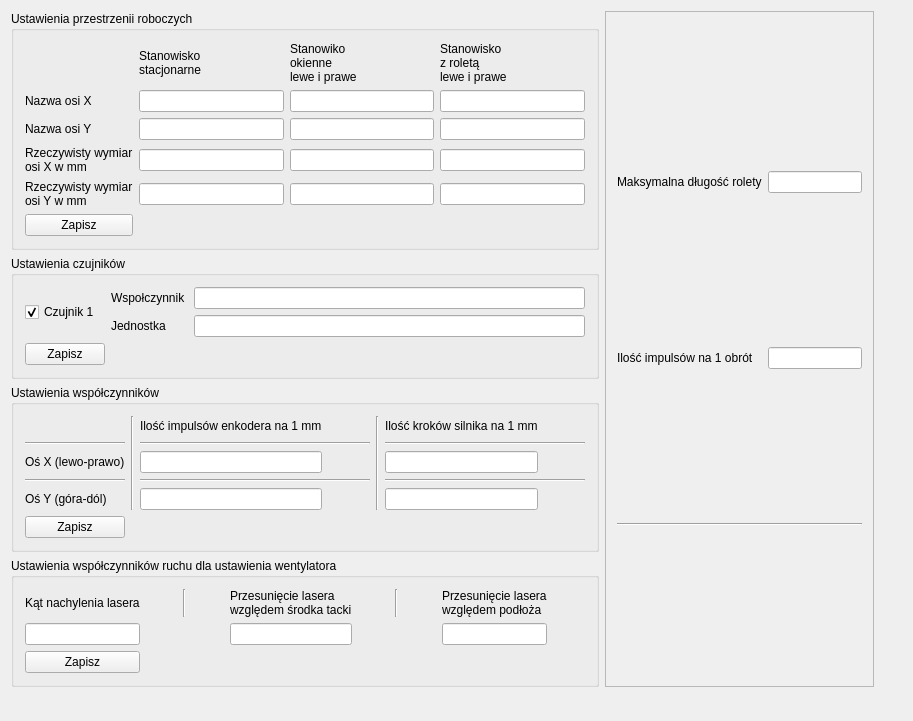
<?xml version="1.0" encoding="UTF-8"?>
<ui version="4.0">
 <class>MainWindow</class>
 <widget class="QMainWindow" name="MainWindow">
  <property name="geometry">
   <rect>
    <x>0</x>
    <y>0</y>
    <width>913</width>
    <height>721</height>
   </rect>
  </property>
  <property name="windowTitle">
   <string>Program serwisowy do kontrolera</string>
  </property>
  <widget class="QWidget" name="centralWidget">
   <layout class="QGridLayout" name="gridLayout_2">
    <item row="0" column="1" rowspan="4">
     <widget class="QScrollArea" name="scrollArea">
      <property name="widgetResizable">
       <bool>true</bool>
      </property>
      <widget class="QWidget" name="scrollAreaWidgetContents">
       <property name="geometry">
        <rect>
         <x>0</x>
         <y>0</y>
         <width>255</width>
         <height>695</height>
        </rect>
       </property>
       <layout class="QGridLayout" name="gridLayout_3">
        <item row="0" column="1">
         <widget class="QLineEdit" name="dlugoscRolety"/>
        </item>
        <item row="0" column="0">
         <widget class="QLabel" name="ldlugoscrolety">
          <property name="text">
           <string>Maksymalna długość rolety</string>
          </property>
         </widget>
        </item>
        <item row="1" column="0">
         <widget class="QLabel" name="limpuslyrolety">
          <property name="text">
           <string>Ilość impulsów na 1 obrót</string>
          </property>
         </widget>
        </item>
        <item row="1" column="1">
         <widget class="QLineEdit" name="roletaImpObrot"/>
        </item>
        <item row="2" column="0" colspan="2">
         <widget class="Line" name="line">
          <property name="orientation">
           <enum>Qt::Horizontal</enum>
          </property>
         </widget>
        </item>
       </layout>
      </widget>
     </widget>
    </item>
    <item row="1" column="0">
     <widget class="QGroupBox" name="groupBox">
      <property name="title">
       <string>Ustawienia czujników</string>
      </property>
      <property name="flat">
       <bool>false</bool>
      </property>
      <layout class="QGridLayout" name="gridLayoutCzujniki">
       <item row="0" column="0" rowspan="2">
        <widget class="QCheckBox" name="cbcz1">
         <property name="text">
          <string>Czujnik 1</string>
         </property>
         <property name="checked">
          <bool>true</bool>
         </property>
        </widget>
       </item>
       <item row="0" column="1">
        <widget class="QLabel" name="lratio1">
         <property name="text">
          <string>Wspołczynnik </string>
         </property>
        </widget>
       </item>
       <item row="0" column="2">
        <widget class="QLineEdit" name="ecz1ratio">
         <property name="text">
          <string/>
         </property>
        </widget>
       </item>
       <item row="1" column="1">
        <widget class="QLabel" name="lunit1">
         <property name="text">
          <string>Jednostka</string>
         </property>
        </widget>
       </item>
       <item row="1" column="2">
        <widget class="QLineEdit" name="ecz1unit">
         <property name="text">
          <string/>
         </property>
         <property name="maxLength">
          <number>10</number>
         </property>
        </widget>
       </item>
       <item row="2" column="0">
        <widget class="QPushButton" name="pbSaveRadioCzujnik">
         <property name="text">
          <string>Zapisz</string>
         </property>
        </widget>
       </item>
      </layout>
     </widget>
    </item>
    <item row="3" column="0">
     <widget class="QGroupBox" name="groupBoxWentylator">
      <property name="title">
       <string>Ustawienia współczynników ruchu dla ustawienia wentylatora</string>
      </property>
      <layout class="QGridLayout" name="gridLayoutWenty">
       <item row="0" column="0">
        <widget class="QLabel" name="lwiatrakkat">
         <property name="text">
          <string>Kąt nachylenia lasera</string>
         </property>
        </widget>
       </item>
       <item row="0" column="1">
        <spacer name="horizontalSpacerWentylator_1">
         <property name="orientation">
          <enum>Qt::Horizontal</enum>
         </property>
         <property name="sizeHint" stdset="0">
          <size>
           <width>40</width>
           <height>20</height>
          </size>
         </property>
        </spacer>
       </item>
       <item row="0" column="2">
        <widget class="Line" name="linewentylator_1">
         <property name="orientation">
          <enum>Qt::Vertical</enum>
         </property>
        </widget>
       </item>
       <item row="0" column="3">
        <spacer name="horizontalSpacerWentylator_2">
         <property name="orientation">
          <enum>Qt::Horizontal</enum>
         </property>
         <property name="sizeHint" stdset="0">
          <size>
           <width>40</width>
           <height>20</height>
          </size>
         </property>
        </spacer>
       </item>
       <item row="0" column="4">
        <widget class="QLabel" name="lwiatrakx">
         <property name="text">
          <string>Przesunięcie lasera
względem środka tacki</string>
         </property>
        </widget>
       </item>
       <item row="0" column="5">
        <spacer name="horizontalSpacerWentylator_3">
         <property name="orientation">
          <enum>Qt::Horizontal</enum>
         </property>
         <property name="sizeHint" stdset="0">
          <size>
           <width>40</width>
           <height>20</height>
          </size>
         </property>
        </spacer>
       </item>
       <item row="0" column="6">
        <widget class="Line" name="linewentylator_2">
         <property name="orientation">
          <enum>Qt::Vertical</enum>
         </property>
        </widget>
       </item>
       <item row="0" column="7">
        <spacer name="horizontalSpacerWentylator_4">
         <property name="orientation">
          <enum>Qt::Horizontal</enum>
         </property>
         <property name="sizeHint" stdset="0">
          <size>
           <width>40</width>
           <height>20</height>
          </size>
         </property>
        </spacer>
       </item>
       <item row="0" column="8">
        <widget class="QLabel" name="lwiatraky">
         <property name="text">
          <string>Przesunięcie lasera
względem podłoża</string>
         </property>
        </widget>
       </item>
       <item row="0" column="9">
        <spacer name="horizontalSpacerWentylator_5">
         <property name="orientation">
          <enum>Qt::Horizontal</enum>
         </property>
         <property name="sizeHint" stdset="0">
          <size>
           <width>40</width>
           <height>20</height>
          </size>
         </property>
        </spacer>
       </item>
       <item row="1" column="0">
        <widget class="QLineEdit" name="ewiatrakkat"/>
       </item>
       <item row="1" column="4">
        <widget class="QLineEdit" name="ewiatrakx"/>
       </item>
       <item row="1" column="8">
        <widget class="QLineEdit" name="ewiatraky"/>
       </item>
       <item row="2" column="0">
        <widget class="QPushButton" name="pbSaveWentylator">
         <property name="text">
          <string>Zapisz</string>
         </property>
        </widget>
       </item>
      </layout>
     </widget>
    </item>
    <item row="1" column="2" rowspan="5">
     <widget class="QFrame" name="frame_2">
      <layout class="QGridLayout" name="gridLayout"/>
     </widget>
    </item>
    <item row="5" column="0">
     <spacer name="verticalSpacer">
      <property name="orientation">
       <enum>Qt::Vertical</enum>
      </property>
      <property name="sizeHint" stdset="0">
       <size>
        <width>20</width>
        <height>40</height>
       </size>
      </property>
     </spacer>
    </item>
    <item row="2" column="0">
     <widget class="QGroupBox" name="groupBoxMechanizm">
      <property name="title">
       <string>Ustawienia współczynników</string>
      </property>
      <layout class="QGridLayout" name="gridLayoutratio">
       <item row="0" column="1" rowspan="5">
        <widget class="Line" name="line_1_pion">
         <property name="orientation">
          <enum>Qt::Vertical</enum>
         </property>
        </widget>
       </item>
       <item row="0" column="2">
        <widget class="QLabel" name="limp">
         <property name="text">
          <string>Ilość impulsów enkodera na 1 mm</string>
         </property>
        </widget>
       </item>
       <item row="0" column="3">
        <spacer name="horizontalSpacer_impulsy">
         <property name="orientation">
          <enum>Qt::Horizontal</enum>
         </property>
         <property name="sizeHint" stdset="0">
          <size>
           <width>40</width>
           <height>20</height>
          </size>
         </property>
        </spacer>
       </item>
       <item row="0" column="4" rowspan="5">
        <widget class="Line" name="line_2_pion">
         <property name="orientation">
          <enum>Qt::Vertical</enum>
         </property>
        </widget>
       </item>
       <item row="0" column="5">
        <widget class="QLabel" name="label">
         <property name="text">
          <string>Ilość kroków silnika na 1 mm</string>
         </property>
        </widget>
       </item>
       <item row="0" column="6">
        <spacer name="horizontalSpacer_kroki">
         <property name="orientation">
          <enum>Qt::Horizontal</enum>
         </property>
         <property name="sizeHint" stdset="0">
          <size>
           <width>40</width>
           <height>20</height>
          </size>
         </property>
        </spacer>
       </item>
       <item row="1" column="0">
        <widget class="Line" name="line_1">
         <property name="orientation">
          <enum>Qt::Horizontal</enum>
         </property>
        </widget>
       </item>
       <item row="1" column="2" colspan="2">
        <widget class="Line" name="line_2">
         <property name="orientation">
          <enum>Qt::Horizontal</enum>
         </property>
        </widget>
       </item>
       <item row="1" column="5" colspan="2">
        <widget class="Line" name="line_3">
         <property name="orientation">
          <enum>Qt::Horizontal</enum>
         </property>
        </widget>
       </item>
       <item row="2" column="0">
        <widget class="QLabel" name="elewoprawo">
         <property name="text">
          <string>Oś X (lewo-prawo)</string>
         </property>
        </widget>
       </item>
       <item row="2" column="2">
        <widget class="QLineEdit" name="eimpX"/>
       </item>
       <item row="2" column="5">
        <widget class="QLineEdit" name="estepX"/>
       </item>
       <item row="3" column="0">
        <widget class="Line" name="line_4">
         <property name="orientation">
          <enum>Qt::Horizontal</enum>
         </property>
        </widget>
       </item>
       <item row="3" column="2" colspan="2">
        <widget class="Line" name="line_5">
         <property name="orientation">
          <enum>Qt::Horizontal</enum>
         </property>
        </widget>
       </item>
       <item row="3" column="5" colspan="2">
        <widget class="Line" name="line_6">
         <property name="orientation">
          <enum>Qt::Horizontal</enum>
         </property>
        </widget>
       </item>
       <item row="4" column="0">
        <widget class="QLabel" name="egoradol">
         <property name="text">
          <string>Oś Y (góra-dól)</string>
         </property>
        </widget>
       </item>
       <item row="4" column="2">
        <widget class="QLineEdit" name="eimpY"/>
       </item>
       <item row="4" column="5">
        <widget class="QLineEdit" name="estepY"/>
       </item>
       <item row="5" column="0">
        <widget class="QPushButton" name="pbSaveRatio">
         <property name="text">
          <string>Zapisz</string>
         </property>
        </widget>
       </item>
      </layout>
     </widget>
    </item>
    <item row="0" column="0">
     <widget class="QGroupBox" name="groupBox_2">
      <property name="title">
       <string>Ustawienia przestrzenii roboczych</string>
      </property>
      <layout class="QGridLayout" name="gridLayout_4">
       <item row="4" column="3">
        <widget class="QLineEdit" name="roleta_osY_real"/>
       </item>
       <item row="2" column="1">
        <widget class="QLineEdit" name="stac_osY_nazwa"/>
       </item>
       <item row="3" column="3">
        <widget class="QLineEdit" name="roleta_osX_real"/>
       </item>
       <item row="3" column="1">
        <widget class="QLineEdit" name="stac_osX_real"/>
       </item>
       <item row="4" column="2">
        <widget class="QLineEdit" name="okno_osY_real"/>
       </item>
       <item row="1" column="2">
        <widget class="QLineEdit" name="okno_osX_nazwa"/>
       </item>
       <item row="2" column="2">
        <widget class="QLineEdit" name="okno_osY_nazwa"/>
       </item>
       <item row="2" column="0">
        <widget class="QLabel" name="label_7">
         <property name="text">
          <string>Nazwa osi Y</string>
         </property>
        </widget>
       </item>
       <item row="1" column="3">
        <widget class="QLineEdit" name="roleta_osX_nazwa"/>
       </item>
       <item row="1" column="1">
        <widget class="QLineEdit" name="stac_osX_nazwa"/>
       </item>
       <item row="0" column="1">
        <widget class="QLabel" name="label_3">
         <property name="text">
          <string>Stanowisko
stacjonarne</string>
         </property>
        </widget>
       </item>
       <item row="3" column="0">
        <widget class="QLabel" name="label_8">
         <property name="text">
          <string>Rzeczywisty wymiar
osi X w mm</string>
         </property>
        </widget>
       </item>
       <item row="4" column="1">
        <widget class="QLineEdit" name="stac_osY_real"/>
       </item>
       <item row="2" column="3">
        <widget class="QLineEdit" name="roleta_osY_nazwa"/>
       </item>
       <item row="0" column="2">
        <widget class="QLabel" name="label_4">
         <property name="text">
          <string>Stanowiko
okienne
lewe i prawe</string>
         </property>
        </widget>
       </item>
       <item row="4" column="0">
        <widget class="QLabel" name="label_9">
         <property name="text">
          <string>Rzeczywisty wymiar
osi Y w mm</string>
         </property>
        </widget>
       </item>
       <item row="1" column="0">
        <widget class="QLabel" name="label_6">
         <property name="text">
          <string>Nazwa osi X</string>
         </property>
        </widget>
       </item>
       <item row="3" column="2">
        <widget class="QLineEdit" name="okno_osX_real"/>
       </item>
       <item row="0" column="3">
        <widget class="QLabel" name="label_5">
         <property name="text">
          <string>Stanowisko
z roletą
lewe i prawe</string>
         </property>
        </widget>
       </item>
       <item row="5" column="0">
        <widget class="QPushButton" name="pbSaveWymiary">
         <property name="text">
          <string>Zapisz</string>
         </property>
        </widget>
       </item>
      </layout>
     </widget>
    </item>
   </layout>
  </widget>
 </widget>
 <layoutdefault spacing="6" margin="11"/>
 <tabstops>
  <tabstop>stac_osX_nazwa</tabstop>
  <tabstop>okno_osX_nazwa</tabstop>
  <tabstop>roleta_osX_nazwa</tabstop>
  <tabstop>stac_osY_nazwa</tabstop>
  <tabstop>okno_osY_nazwa</tabstop>
  <tabstop>roleta_osY_nazwa</tabstop>
  <tabstop>stac_osX_real</tabstop>
  <tabstop>okno_osX_real</tabstop>
  <tabstop>roleta_osX_real</tabstop>
  <tabstop>stac_osY_real</tabstop>
  <tabstop>okno_osY_real</tabstop>
  <tabstop>roleta_osY_real</tabstop>
  <tabstop>cbcz1</tabstop>
  <tabstop>ecz1ratio</tabstop>
  <tabstop>ecz1unit</tabstop>
  <tabstop>pbSaveRadioCzujnik</tabstop>
  <tabstop>eimpX</tabstop>
  <tabstop>estepX</tabstop>
  <tabstop>eimpY</tabstop>
  <tabstop>estepY</tabstop>
  <tabstop>pbSaveRatio</tabstop>
  <tabstop>ewiatrakkat</tabstop>
  <tabstop>ewiatrakx</tabstop>
  <tabstop>ewiatraky</tabstop>
  <tabstop>pbSaveWentylator</tabstop>
  <tabstop>scrollArea</tabstop>
  <tabstop>dlugoscRolety</tabstop>
  <tabstop>roletaImpObrot</tabstop>
 </tabstops>
 <resources/>
 <connections/>
</ui>
